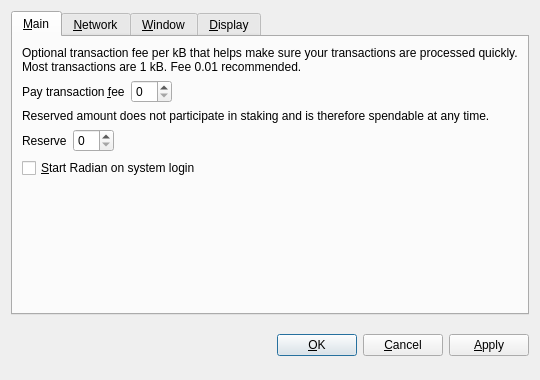
<?xml version="1.0" encoding="UTF-8"?>
<ui version="4.0">
 <class>OptionsDialog</class>
 <widget class="QDialog" name="OptionsDialog">
  <property name="geometry">
   <rect>
    <x>0</x>
    <y>0</y>
    <width>540</width>
    <height>380</height>
   </rect>
  </property>
  <property name="windowTitle">
   <string>Options</string>
  </property>
  <property name="modal">
   <bool>true</bool>
  </property>
  <layout class="QVBoxLayout" name="verticalLayout">
   <item>
    <widget class="QTabWidget" name="tabWidget">
     <property name="tabPosition">
      <enum>QTabWidget::North</enum>
     </property>
     <property name="currentIndex">
      <number>0</number>
     </property>
     <widget class="QWidget" name="tabMain">
      <attribute name="title">
       <string>&amp;Main</string>
      </attribute>
      <layout class="QVBoxLayout" name="verticalLayout_Main">
       <item>
        <widget class="QLabel" name="transactionFeeInfoLabel">
         <property name="text">
          <string>Optional transaction fee per kB that helps make sure your transactions are processed quickly. Most transactions are 1 kB. Fee 0.01 recommended.</string>
         </property>
         <property name="textFormat">
          <enum>Qt::PlainText</enum>
         </property>
         <property name="wordWrap">
          <bool>true</bool>
         </property>
        </widget>
       </item>
       <item>
        <layout class="QHBoxLayout" name="horizontalLayoutFee">
         <item>
          <widget class="QLabel" name="transactionFeeLabel">
           <property name="text">
            <string>Pay transaction &amp;fee</string>
           </property>
           <property name="textFormat">
            <enum>Qt::PlainText</enum>
           </property>
           <property name="buddy">
            <cstring>transactionFee</cstring>
           </property>
          </widget>
         </item>
         <item>
          <widget class="BitcoinAmountField" name="transactionFee"/>
         </item>
         <item>
          <spacer name="horizontalSpacerFee">
           <property name="orientation">
            <enum>Qt::Horizontal</enum>
           </property>
           <property name="sizeHint" stdset="0">
            <size>
             <width>40</width>
             <height>20</height>
            </size>
           </property>
          </spacer>
         </item>
        </layout>
       </item>
       <item>
        <widget class="QLabel" name="reserveBalanceInfoLabel">
         <property name="text">
          <string>Reserved amount does not participate in staking and is therefore spendable at any time.</string>
         </property>
         <property name="textFormat">
          <enum>Qt::PlainText</enum>
         </property>
         <property name="wordWrap">
          <bool>true</bool>
         </property>
        </widget>
       </item>
       <item>
        <layout class="QHBoxLayout" name="horizontalLayoutReserveBalance">
         <item>
          <widget class="QLabel" name="reserveBalanceLabel">
           <property name="text">
            <string>Reserve</string>
           </property>
           <property name="textFormat">
            <enum>Qt::PlainText</enum>
           </property>
           <property name="buddy">
            <cstring>reserveBalance</cstring>
           </property>
          </widget>
         </item>
         <item>
          <widget class="BitcoinAmountField" name="reserveBalance"/>
         </item>
         <item>
          <spacer name="horizontalSpacerReserveBalance">
           <property name="orientation">
            <enum>Qt::Horizontal</enum>
           </property>
           <property name="sizeHint" stdset="0">
            <size>
             <width>40</width>
             <height>20</height>
            </size>
           </property>
          </spacer>
         </item>
        </layout>
       </item>
       <item>
        <widget class="QCheckBox" name="bitcoinAtStartup">
         <property name="toolTip">
          <string>Automatically start Radian after logging in to the system.</string>
         </property>
         <property name="text">
          <string>&amp;Start Radian on system login</string>
         </property>
        </widget>
       </item>
       <item>
        <spacer name="verticalSpacer_Main">
         <property name="orientation">
          <enum>Qt::Vertical</enum>
         </property>
         <property name="sizeHint" stdset="0">
          <size>
           <width>20</width>
           <height>40</height>
          </size>
         </property>
        </spacer>
       </item>
      </layout>
     </widget>
     <widget class="QWidget" name="tabNetwork">
      <attribute name="title">
       <string>&amp;Network</string>
      </attribute>
      <layout class="QVBoxLayout" name="verticalLayout_Network">
       <item>
        <widget class="QCheckBox" name="mapPortUpnp">
         <property name="toolTip">
          <string>Automatically open the Radian client port on the router. This only works when your router supports UPnP and it is enabled.</string>
         </property>
         <property name="text">
          <string>Map port using &amp;UPnP</string>
         </property>
        </widget>
       </item>
       <item>
        <widget class="QCheckBox" name="connectSocks">
         <property name="toolTip">
          <string>Connect to the Radian network through a SOCKS proxy (e.g. when connecting through Tor).</string>
         </property>
         <property name="text">
          <string>&amp;Connect through SOCKS proxy:</string>
         </property>
        </widget>
       </item>
       <item>
        <layout class="QHBoxLayout" name="horizontalLayout_Network">
         <item>
          <widget class="QLabel" name="proxyIpLabel">
           <property name="text">
            <string>Proxy &amp;IP:</string>
           </property>
           <property name="textFormat">
            <enum>Qt::PlainText</enum>
           </property>
           <property name="buddy">
            <cstring>proxyIp</cstring>
           </property>
          </widget>
         </item>
         <item>
          <widget class="QValidatedLineEdit" name="proxyIp">
           <property name="maximumSize">
            <size>
             <width>140</width>
             <height>16777215</height>
            </size>
           </property>
           <property name="toolTip">
            <string>IP address of the proxy (e.g. 127.0.0.1)</string>
           </property>
          </widget>
         </item>
         <item>
          <widget class="QLabel" name="proxyPortLabel">
           <property name="text">
            <string>&amp;Port:</string>
           </property>
           <property name="textFormat">
            <enum>Qt::PlainText</enum>
           </property>
           <property name="buddy">
            <cstring>proxyPort</cstring>
           </property>
          </widget>
         </item>
         <item>
          <widget class="QLineEdit" name="proxyPort">
           <property name="maximumSize">
            <size>
             <width>55</width>
             <height>16777215</height>
            </size>
           </property>
           <property name="toolTip">
            <string>Port of the proxy (e.g. 9050)</string>
           </property>
          </widget>
         </item>
         <item>
          <widget class="QLabel" name="socksVersionLabel">
           <property name="text">
            <string>SOCKS &amp;Version:</string>
           </property>
           <property name="textFormat">
            <enum>Qt::PlainText</enum>
           </property>
           <property name="buddy">
            <cstring>socksVersion</cstring>
           </property>
          </widget>
         </item>
         <item>
          <widget class="QValueComboBox" name="socksVersion">
           <property name="toolTip">
            <string>SOCKS version of the proxy (e.g. 5)</string>
           </property>
          </widget>
         </item>
         <item>
          <spacer name="horizontalSpacer_Network">
           <property name="orientation">
            <enum>Qt::Horizontal</enum>
           </property>
           <property name="sizeHint" stdset="0">
            <size>
             <width>40</width>
             <height>20</height>
            </size>
           </property>
          </spacer>
         </item>
        </layout>
       </item>
       <item>
        <spacer name="verticalSpacer_Network">
         <property name="orientation">
          <enum>Qt::Vertical</enum>
         </property>
         <property name="sizeHint" stdset="0">
          <size>
           <width>20</width>
           <height>40</height>
          </size>
         </property>
        </spacer>
       </item>
      </layout>
     </widget>
     <widget class="QWidget" name="tabWindow">
      <attribute name="title">
       <string>&amp;Window</string>
      </attribute>
      <layout class="QVBoxLayout" name="verticalLayout_Window">
       <item>
        <widget class="QCheckBox" name="minimizeToTray">
         <property name="toolTip">
          <string>Show only a tray icon after minimizing the window.</string>
         </property>
         <property name="text">
          <string>&amp;Minimize to the tray instead of the taskbar</string>
         </property>
        </widget>
       </item>
       <item>
        <widget class="QCheckBox" name="minimizeOnClose">
         <property name="toolTip">
          <string>Minimize instead of exit the application when the window is closed. When this option is enabled, the application will be closed only after selecting Quit in the menu.</string>
         </property>
         <property name="text">
          <string>M&amp;inimize on close</string>
         </property>
        </widget>
       </item>
       <item>
        <spacer name="verticalSpacer_Window">
         <property name="orientation">
          <enum>Qt::Vertical</enum>
         </property>
         <property name="sizeHint" stdset="0">
          <size>
           <width>20</width>
           <height>40</height>
          </size>
         </property>
        </spacer>
       </item>
      </layout>
     </widget>
     <widget class="QWidget" name="tabDisplay">
      <attribute name="title">
       <string>&amp;Display</string>
      </attribute>
      <layout class="QVBoxLayout" name="verticalLayout_Display">
       <item>
        <layout class="QHBoxLayout" name="horizontalLayout_1_Display">
         <item>
          <widget class="QLabel" name="langLabel">
           <property name="text">
            <string>User Interface &amp;language:</string>
           </property>
           <property name="textFormat">
            <enum>Qt::PlainText</enum>
           </property>
           <property name="buddy">
            <cstring>lang</cstring>
           </property>
          </widget>
         </item>
         <item>
          <widget class="QValueComboBox" name="lang">
           <property name="toolTip">
            <string>The user interface language can be set here. This setting will take effect after restarting Radian.</string>
           </property>
          </widget>
         </item>
        </layout>
       </item>
       <item>
        <layout class="QHBoxLayout" name="horizontalLayout_2_Display">
         <item>
          <widget class="QLabel" name="unitLabel">
           <property name="text">
            <string>&amp;Unit to show amounts in:</string>
           </property>
           <property name="textFormat">
            <enum>Qt::PlainText</enum>
           </property>
           <property name="buddy">
            <cstring>unit</cstring>
           </property>
          </widget>
         </item>
         <item>
          <widget class="QValueComboBox" name="unit">
           <property name="toolTip">
            <string>Choose the default subdivision unit to show in the interface and when sending coins.</string>
           </property>
          </widget>
         </item>
        </layout>
       </item>
       <item>
        <widget class="QCheckBox" name="displayAddresses">
         <property name="toolTip">
          <string>Whether to show Radian addresses in the transaction list or not.</string>
         </property>
         <property name="text">
          <string>&amp;Display addresses in transaction list</string>
         </property>
        </widget>
       </item>
       <item>
        <widget class="QCheckBox" name="coinControlFeatures">
         <property name="toolTip">
          <string>Whether to show coin control features or not.</string>
         </property>
         <property name="text">
          <string>Display coin &amp;control features (experts only!)</string>
         </property>
        </widget>
       </item>
       <item>
        <spacer name="verticalSpacer_Display">
         <property name="orientation">
          <enum>Qt::Vertical</enum>
         </property>
         <property name="sizeHint" stdset="0">
          <size>
           <width>20</width>
           <height>40</height>
          </size>
         </property>
        </spacer>
       </item>
      </layout>
     </widget>
    </widget>
   </item>
   <item>
    <layout class="QHBoxLayout" name="horizontalLayout_Buttons">
     <item>
      <spacer name="horizontalSpacer_1">
       <property name="orientation">
        <enum>Qt::Horizontal</enum>
       </property>
       <property name="sizeHint" stdset="0">
        <size>
         <width>40</width>
         <height>48</height>
        </size>
       </property>
      </spacer>
     </item>
     <item>
      <widget class="QLabel" name="statusLabel">
       <property name="font">
        <font>
         <weight>75</weight>
         <bold>true</bold>
        </font>
       </property>
       <property name="text">
        <string/>
       </property>
       <property name="textFormat">
        <enum>Qt::PlainText</enum>
       </property>
       <property name="wordWrap">
        <bool>true</bool>
       </property>
      </widget>
     </item>
     <item>
      <spacer name="horizontalSpacer_2">
       <property name="orientation">
        <enum>Qt::Horizontal</enum>
       </property>
       <property name="sizeHint" stdset="0">
        <size>
         <width>40</width>
         <height>48</height>
        </size>
       </property>
      </spacer>
     </item>
     <item>
      <widget class="QPushButton" name="okButton">
       <property name="text">
        <string>&amp;OK</string>
       </property>
      </widget>
     </item>
     <item>
      <widget class="QPushButton" name="cancelButton">
       <property name="text">
        <string>&amp;Cancel</string>
       </property>
       <property name="autoDefault">
        <bool>false</bool>
       </property>
      </widget>
     </item>
     <item>
      <widget class="QPushButton" name="applyButton">
       <property name="text">
        <string>&amp;Apply</string>
       </property>
       <property name="autoDefault">
        <bool>false</bool>
       </property>
      </widget>
     </item>
    </layout>
   </item>
  </layout>
 </widget>
 <customwidgets>
  <customwidget>
   <class>BitcoinAmountField</class>
   <extends>QSpinBox</extends>
   <header>bitcoinamountfield.h</header>
  </customwidget>
  <customwidget>
   <class>QValueComboBox</class>
   <extends>QComboBox</extends>
   <header>qvaluecombobox.h</header>
  </customwidget>
  <customwidget>
   <class>QValidatedLineEdit</class>
   <extends>QLineEdit</extends>
   <header>qvalidatedlineedit.h</header>
  </customwidget>
 </customwidgets>
 <resources/>
 <connections/>
</ui>
